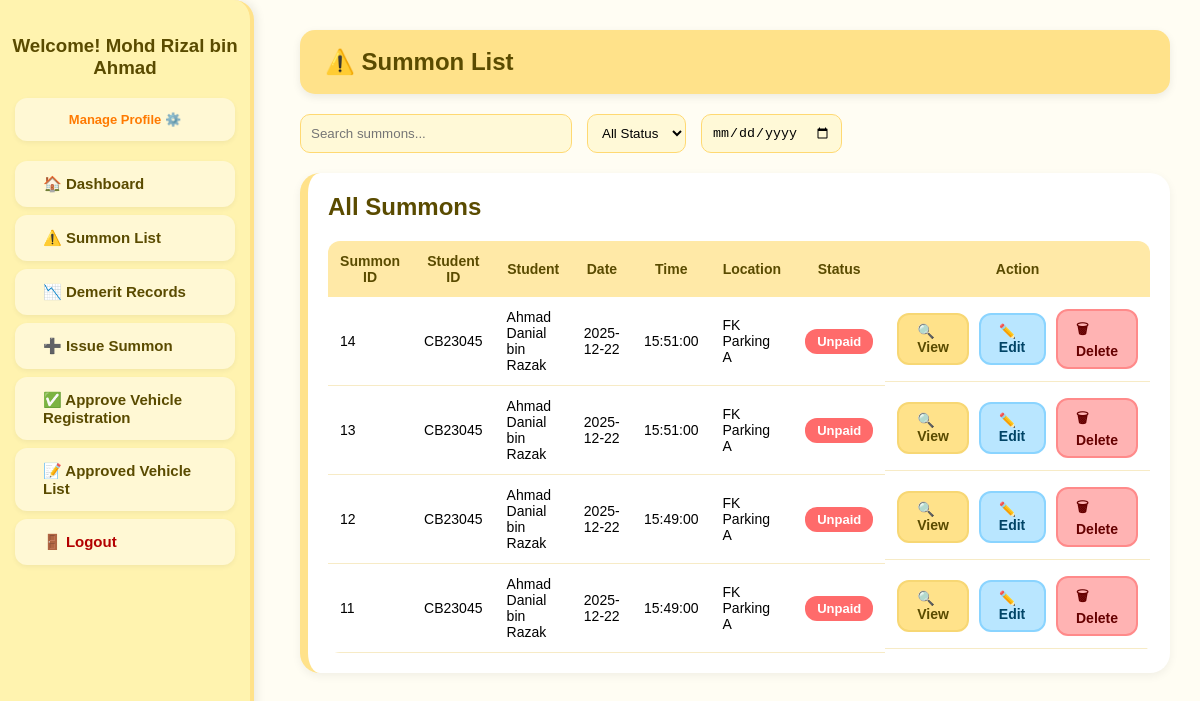
/Module4/security_summon_list.php (signed in), run on the app's committed database.
### tables this page shows
CREATE TABLE `summon` (
  `SummonID` int(11) NOT NULL,
  `VehicleID` varchar(10) NOT NULL,
  `ViolationTypeID` varchar(10) NOT NULL,
  `SummonDate` date DEFAULT NULL,
  `SummonTime` time DEFAULT NULL,
  `Location` varchar(50) DEFAULT NULL,
  `Evidence` text DEFAULT NULL,
  `SummonStatus` varchar(15) DEFAULT 'Issued',
  `UserID` varchar(10) DEFAULT NULL
);

CREATE TABLE `user` (
  `UserID` varchar(10) NOT NULL,
  `UserName` varchar(100) NOT NULL,
  `UserEmail` varchar(100) NOT NULL,
  `UserPassword` varchar(255) NOT NULL,
  `UserRole` varchar(50) NOT NULL
);

### Module4/security_summon_list.php (the view, shortened to what this page needs)
<?php
require_once '../config.php';
$sql = "
    SELECT
        S.SummonID,
        S.SummonDate,
        S.SummonTime,
        S.Location,
        S.SummonStatus,
        U.UserName AS StudentName,
        U.UserID AS StudentID
    FROM Summon S
    LEFT JOIN Vehicle V ON S.VehicleID = V.VehicleID
    LEFT JOIN User U ON V.UserID = U.UserID
    ORDER BY S.SummonID DESC
";
$result = mysqli_query($conn, $sql);
?>
<!DOCTYPE html>
<html>
<head>
    <link rel="stylesheet" href="../templates/security_style.css">
</head>
<body>
    <?php include '../templates/security_sidebar.php'; ?>
    <div class="main-content">
        <div class="header">⚠️ Summon List</div>
        <div style="margin-bottom: 15px; display: flex; gap: 15px;">
            <input type="text" id="searchInput" placeholder="Search summons..."
                style="padding: 10px; width: 250px; border-radius: 10px; border: 1px solid #FFD972; background:#FFF9D7;">
            <select id="statusFilter"
                style="padding: 10px; border-radius: 10px; border:1px solid #FFD972; background:#FFF9D7;">
                <option value="">All Status</option>
            </select>
            <input type="date" id="dateFilter"
                style="padding: 10px; border-radius: 10px; border:1px solid #FFD972; background:#FFF9D7;">
        </div>
        <div class="box">
            <h2>All Summons</h2>
            <table>
                <tr>
                    <th>Summon ID</th>
                    <th>Student ID</th>
                    <th>Student</th>
                    <th>Date</th>
                    <th>Time</th>
                    <th>Location</th>
                    <th>Status</th>
                    <th>Action</th>
                </tr>
                <?php while ($row = mysqli_fetch_assoc($result)): ?>
                    <tr>
                        <td><?= $row['SummonID'] ?></td>
                        <td><?= $row['StudentID'] ?></td>
                        <td><?= $row['StudentName'] ?></td>
                        <td><?= $row['SummonDate'] ?></td>
                        <td><?= $row['SummonTime'] ?></td>
                        <td><?= $row['Location'] ?></td>
                        <td>
                            <span class="status-badge <?= strtolower($row['SummonStatus']); ?>">
                                <?= $row['SummonStatus']; ?>
                            </span>
                        </td>
                        <td class="action-container">
                            <a class="action-btn" href="security_summon_view.php?id=<?= $row['SummonID'] ?>">
                                🔍 View
                            </a>
                            <a class="action-btn"
                                href="security_edit_summon.php?id=<?= $row['SummonID'] ?>"
                                style="background:#B9E6FF; border:2px solid #8AD4FF; color:#004466;">
                                ✏️ Edit
                            </a>
                            <a class="action-btn delete-btn"
                                data-id="<?= $row['SummonID'] ?>"
                                style="background:#FFB3B3; border:2px solid #FF8A8A; color:#660000;">
                                🗑 Delete
                            </a>
                        </td>
                    </tr>
                <?php endwhile; ?>
            </table>
        </div>
    </div>
</body>
</html>

### templates/security_style.css (style rules this page uses)
body { margin: 0; font-family: "Poppins", Arial, sans-serif; background: #FFFDF3; display: flex; }
.main-content { margin-left: 270px; padding: 30px; width: calc(100% - 270px); }
.header { background: #FFE28A; padding: 18px 25px; border-radius: 15px; margin-bottom: 20px; font-size: 24px; font-weight: 700; color: #5A4B00; box-shadow: 0 3px 8px rgba(0,0,0,0.08); }
.box { background: #FFFFFF; padding: 20px; border-radius: 20px; margin-top: 20px; border-left: 8px solid #FFE28A; box-shadow: 0 3px 10px rgba(0,0,0,0.06); }
.box h2 { margin-top: 0; color: #5A4B00; font-weight: 700; }
table { width: 100%; border-collapse: collapse; margin-top: 15px; border-radius: 12px; overflow: hidden; background: #fff; }
th { background: #FFE9A7; padding: 12px; color: #5A4B00; font-weight: 700; font-size: 14px; }
td { padding: 12px; border-bottom: 1px solid #F7EBC6; font-size: 14px; }

### Module4/security_summon_list.php (style rules this page uses)
.action-btn { background: #FFE28A; color: #5A4B00; padding: 8px 18px; border-radius: 12px; font-weight: 600; text-decoration: none; border: 2px solid #F7D774; transition: 0.2s ease; display: inline-block; }
.action-container { display: flex; gap: 10px; justify-content: center; align-items: center; }
.status-badge { padding: 5px 12px; border-radius: 12px; font-weight: 700; font-size: 13px; color: white; display: inline-block; text-transform: capitalize; }
.status-badge.unpaid { background: #FF6B6B; }

### data on the page
summon: SummonID "14", user.UserID "CB23045", user.UserName "Ahmad Danial bin Razak", SummonDate "2025-12-22", SummonTime "15:51:00", Location "FK Parking A", SummonStatus "Unpaid"
summon: SummonID "13", user.UserID "CB23045", user.UserName "Ahmad Danial bin Razak", SummonDate "2025-12-22", SummonTime "15:51:00", Location "FK Parking A", SummonStatus "Unpaid"
summon: SummonID "12", user.UserID "CB23045", user.UserName "Ahmad Danial bin Razak", SummonDate "2025-12-22", SummonTime "15:49:00", Location "FK Parking A", SummonStatus "Unpaid"
summon: SummonID "11", user.UserID "CB23045", user.UserName "Ahmad Danial bin Razak", SummonDate "2025-12-22", SummonTime "15:49:00", Location "FK Parking A", SummonStatus "Unpaid"

### other printed values
$_SESSION['UserName'] "Mohd Rizal bin Ahmad"
